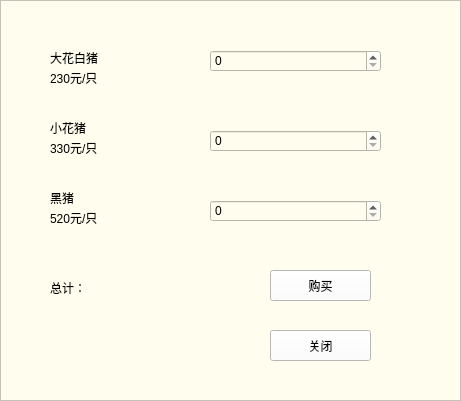
   <widget class="QFrame" name="Shop">
    <property name="geometry">
     <rect>
      <x>40</x>
      <y>100</y>
      <width>461</width>
      <height>401</height>
     </rect>
    </property>
    <property name="minimumSize">
     <size>
      <width>461</width>
      <height>401</height>
     </size>
    </property>
    <property name="maximumSize">
     <size>
      <width>461</width>
      <height>401</height>
     </size>
    </property>
    <property name="styleSheet">
     <string notr="true">background-color: rgb(255, 253, 237);</string>
    </property>
    <property name="frameShape">
     <enum>QFrame::StyledPanel</enum>
    </property>
    <property name="frameShadow">
     <enum>QFrame::Raised</enum>
    </property>
    <widget class="QLabel" name="lbwp">
     <property name="geometry">
      <rect>
       <x>50</x>
       <y>50</y>
       <width>72</width>
       <height>15</height>
      </rect>
     </property>
     <property name="text">
      <string>大花白猪</string>
     </property>
    </widget>
    <widget class="QLabel" name="wpprice">
     <property name="geometry">
      <rect>
       <x>50</x>
       <y>70</y>
       <width>72</width>
       <height>15</height>
      </rect>
     </property>
     <property name="text">
      <string>230元/只</string>
     </property>
    </widget>
    <widget class="QLabel" name="blsp">
     <property name="geometry">
      <rect>
       <x>50</x>
       <y>120</y>
       <width>72</width>
       <height>15</height>
      </rect>
     </property>
     <property name="text">
      <string>小花猪</string>
     </property>
    </widget>
    <widget class="QLabel" name="spprice">
     <property name="geometry">
      <rect>
       <x>50</x>
       <y>140</y>
       <width>72</width>
       <height>15</height>
      </rect>
     </property>
     <property name="text">
      <string>330元/只</string>
     </property>
    </widget>
    <widget class="QLabel" name="lbbp">
     <property name="geometry">
      <rect>
       <x>50</x>
       <y>190</y>
       <width>72</width>
       <height>15</height>
      </rect>
     </property>
     <property name="text">
      <string>黑猪</string>
     </property>
    </widget>
    <widget class="QLabel" name="bpprice">
     <property name="geometry">
      <rect>
       <x>50</x>
       <y>210</y>
       <width>72</width>
       <height>15</height>
      </rect>
     </property>
     <property name="text">
      <string>520元/只</string>
     </property>
    </widget>
    <widget class="QSpinBox" name="spinBox_1">
     <property name="geometry">
      <rect>
       <x>210</x>
       <y>50</y>
       <width>171</width>
       <height>22</height>
      </rect>
     </property>
    </widget>
    <widget class="QSpinBox" name="spinBox_2">
     <property name="geometry">
      <rect>
       <x>210</x>
       <y>130</y>
       <width>171</width>
       <height>22</height>
      </rect>
     </property>
    </widget>
    <widget class="QSpinBox" name="spinBox_3">
     <property name="geometry">
      <rect>
       <x>210</x>
       <y>200</y>
       <width>171</width>
       <height>22</height>
      </rect>
     </property>
    </widget>
    <widget class="QLabel" name="lbcost">
     <property name="geometry">
      <rect>
       <x>50</x>
       <y>280</y>
       <width>72</width>
       <height>15</height>
      </rect>
     </property>
     <property name="text">
      <string>总计：</string>
     </property>
    </widget>
    <widget class="QLabel" name="cost">
     <property name="geometry">
      <rect>
       <x>110</x>
       <y>280</y>
       <width>72</width>
       <height>15</height>
      </rect>
     </property>
     <property name="text">
      <string/>
     </property>
    </widget>
    <widget class="QPushButton" name="btncost">
     <property name="geometry">
      <rect>
       <x>270</x>
       <y>270</y>
       <width>101</width>
       <height>31</height>
      </rect>
     </property>
     <property name="styleSheet">
      <string notr="true">background-color: rgb(255, 255, 255);</string>
     </property>
     <property name="text">
      <string>购买</string>
     </property>
    </widget>
    <widget class="QPushButton" name="btnclose1">
     <property name="geometry">
      <rect>
       <x>270</x>
       <y>330</y>
       <width>101</width>
       <height>31</height>
      </rect>
     </property>
     <property name="styleSheet">
      <string notr="true">background-color: rgb(255, 255, 255);</string>
     </property>
     <property name="text">
      <string>关闭</string>
     </property>
    </widget>
   </widget>
